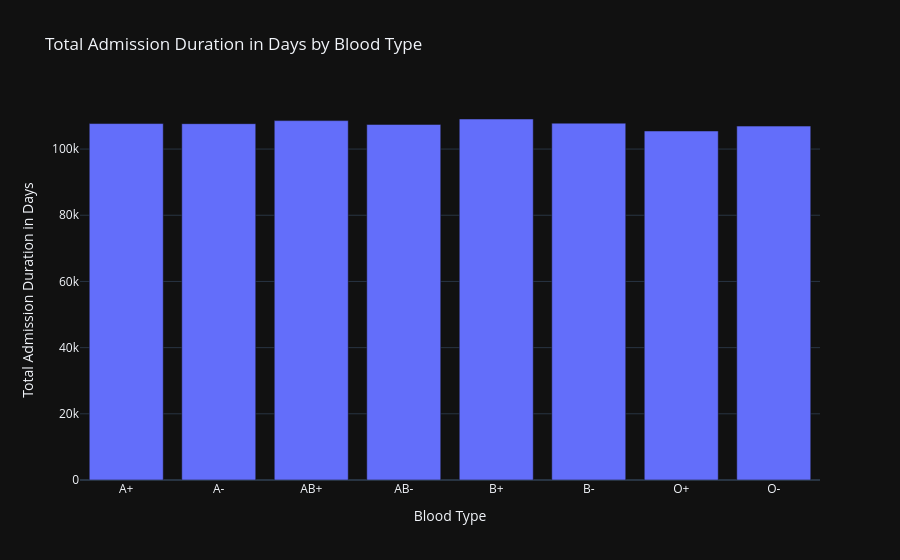

The cell this chart's notebook holds for it:
### Code cell
data = hlth_df.groupby('Blood Type')['Admission Duration Days'].sum().rename('Total Admission Duration in Days').reset_index()

fig = px.bar(data, x='Blood Type', y='Total Admission Duration in Days', title="Total Admission Duration in Days by Blood Type")

fig.show()

### Figure 1 — Plotly figure (JSON) as saved in the notebook; plotly's stock layout.template omitted (floating-point values rounded to 4 significant figures)
{"data": [{"hovertemplate": "Blood Type=%{x}<br>Total Admission Duration in Days=%{y}<extra></extra>", "legendgroup": "", "marker": {"color": "#636efa", "pattern": {"shape": ""}}, "name": "", "orientation": "v", "showlegend": false, "textposition": "auto", "x": ["A+", "A-", "AB+", "AB-", "B+", "B-", "O+", "O-"], "xaxis": "x", "y": [107708, 107677, 108596, 107444, 109086, 107830, 105468, 106941], "yaxis": "y", "type": "bar"}], "layout": {"xaxis": {"anchor": "y", "domain": [0.0, 1.0], "title": {"text": "Blood Type"}}, "yaxis": {"anchor": "x", "domain": [0.0, 1.0], "title": {"text": "Total Admission Duration in Days"}}, "legend": {"tracegroupgap": 0}, "title": {"text": "Total Admission Duration in Days by Blood Type"}, "barmode": "relative"}}
